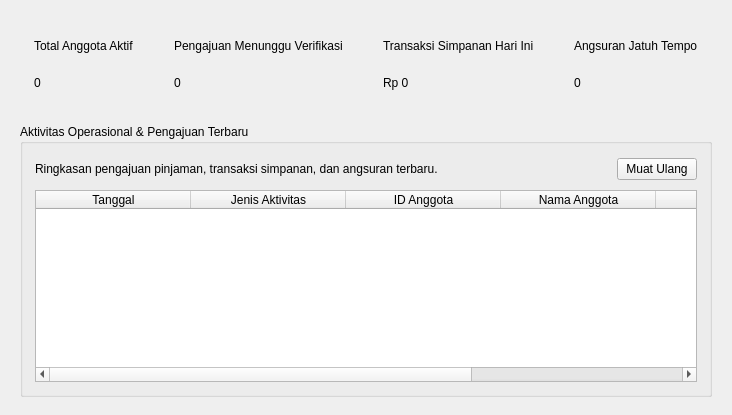
        <widget class="QWidget" name="pageDashboard">
         <layout class="QVBoxLayout" name="layoutDashboard">
          <property name="spacing">
           <number>14</number>
          </property>
          <property name="leftMargin">
           <number>20</number>
          </property>
          <property name="topMargin">
           <number>18</number>
          </property>
          <property name="rightMargin">
           <number>20</number>
          </property>
          <property name="bottomMargin">
           <number>18</number>
          </property>
          <item>
           <layout class="QHBoxLayout" name="layoutStatCards">
            <property name="spacing">
             <number>12</number>
            </property>
            <item>
             <widget class="QFrame" name="frameCardAnggota">
              <property name="minimumSize">
               <size>
                <width>0</width>
                <height>92</height>
               </size>
              </property>
              <property name="statCard" stdset="0">
               <bool>true</bool>
              </property>
              <layout class="QVBoxLayout" name="layoutCardAnggota">
               <property name="leftMargin">
                <number>14</number>
               </property>
               <property name="topMargin">
                <number>12</number>
               </property>
               <property name="rightMargin">
                <number>14</number>
               </property>
               <property name="bottomMargin">
                <number>12</number>
               </property>
               <item>
                <widget class="QLabel" name="lblTitleAnggota">
                 <property name="text">
                  <string>Total Anggota Aktif</string>
                 </property>
                 <property name="statTitle" stdset="0">
                  <bool>true</bool>
                 </property>
                </widget>
               </item>
               <item>
                <widget class="QLabel" name="lblTotalAnggota">
                 <property name="text">
                  <string>0</string>
                 </property>
                 <property name="statValue" stdset="0">
                  <bool>true</bool>
                 </property>
                </widget>
               </item>
              </layout>
             </widget>
            </item>
            <item>
             <widget class="QFrame" name="frameCardPengajuan">
              <property name="minimumSize">
               <size>
                <width>0</width>
                <height>92</height>
               </size>
              </property>
              <property name="statCard" stdset="0">
               <bool>true</bool>
              </property>
              <layout class="QVBoxLayout" name="layoutCardPengajuan">
               <property name="leftMargin">
                <number>14</number>
               </property>
               <property name="topMargin">
                <number>12</number>
               </property>
               <property name="rightMargin">
                <number>14</number>
               </property>
               <property name="bottomMargin">
                <number>12</number>
               </property>
               <item>
                <widget class="QLabel" name="lblTitlePengajuan">
                 <property name="text">
                  <string>Pengajuan Menunggu Verifikasi</string>
                 </property>
                 <property name="statTitle" stdset="0">
                  <bool>true</bool>
                 </property>
                </widget>
               </item>
               <item>
                <widget class="QLabel" name="lblPengajuanPending">
                 <property name="text">
                  <string>0</string>
                 </property>
                 <property name="statValue" stdset="0">
                  <bool>true</bool>
                 </property>
                </widget>
               </item>
              </layout>
             </widget>
            </item>
            <item>
             <widget class="QFrame" name="frameCardSimpananHariIni">
              <property name="minimumSize">
               <size>
                <width>0</width>
                <height>92</height>
               </size>
              </property>
              <property name="statCard" stdset="0">
               <bool>true</bool>
              </property>
              <layout class="QVBoxLayout" name="layoutCardSimpananHariIni">
               <property name="leftMargin">
                <number>14</number>
               </property>
               <property name="topMargin">
                <number>12</number>
               </property>
               <property name="rightMargin">
                <number>14</number>
               </property>
               <property name="bottomMargin">
                <number>12</number>
               </property>
               <item>
                <widget class="QLabel" name="lblTitleSimpananHariIni">
                 <property name="text">
                  <string>Transaksi Simpanan Hari Ini</string>
                 </property>
                 <property name="statTitle" stdset="0">
                  <bool>true</bool>
                 </property>
                </widget>
               </item>
               <item>
                <widget class="QLabel" name="lblSimpananHariIni">
                 <property name="text">
                  <string>Rp 0</string>
                 </property>
                 <property name="statValue" stdset="0">
                  <bool>true</bool>
                 </property>
                </widget>
               </item>
              </layout>
             </widget>
            </item>
            <item>
             <widget class="QFrame" name="frameCardJatuhTempo">
              <property name="minimumSize">
               <size>
                <width>0</width>
                <height>92</height>
               </size>
              </property>
              <property name="statCard" stdset="0">
               <bool>true</bool>
              </property>
              <layout class="QVBoxLayout" name="layoutCardJatuhTempo">
               <property name="leftMargin">
                <number>14</number>
               </property>
               <property name="topMargin">
                <number>12</number>
               </property>
               <property name="rightMargin">
                <number>14</number>
               </property>
               <property name="bottomMargin">
                <number>12</number>
               </property>
               <item>
                <widget class="QLabel" name="lblTitleJatuhTempo">
                 <property name="text">
                  <string>Angsuran Jatuh Tempo</string>
                 </property>
                 <property name="statTitle" stdset="0">
                  <bool>true</bool>
                 </property>
                </widget>
               </item>
               <item>
                <widget class="QLabel" name="lblAngsuranJatuhTempo">
                 <property name="text">
                  <string>0</string>
                 </property>
                 <property name="statValue" stdset="0">
                  <bool>true</bool>
                 </property>
                </widget>
               </item>
              </layout>
             </widget>
            </item>
           </layout>
          </item>
          <item>
           <widget class="QGroupBox" name="grpDashboardRingkasan">
            <property name="title">
             <string>Aktivitas Operasional &amp;&amp; Pengajuan Terbaru</string>
            </property>
            <layout class="QVBoxLayout" name="layoutDashboardTable">
             <property name="spacing">
              <number>10</number>
             </property>
             <property name="leftMargin">
              <number>12</number>
             </property>
             <property name="topMargin">
              <number>14</number>
             </property>
             <property name="rightMargin">
              <number>12</number>
             </property>
             <property name="bottomMargin">
              <number>12</number>
             </property>
             <item>
              <layout class="QHBoxLayout" name="layoutDashboardFilter">
               <item>
                <widget class="QLabel" name="lblDashInfo">
                 <property name="text">
                  <string>Ringkasan pengajuan pinjaman, transaksi simpanan, dan angsuran terbaru.</string>
                 </property>
                </widget>
               </item>
               <item>
                <spacer name="spacerDashFilter">
                 <property name="orientation">
                  <enum>Qt::Horizontal</enum>
                 </property>
                 <property name="sizeHint" stdset="0">
                  <size>
                   <width>40</width>
                   <height>20</height>
                  </size>
                 </property>
                </spacer>
               </item>
               <item>
                <widget class="QPushButton" name="btnRefreshDashboard">
                 <property name="text">
                  <string>Muat Ulang</string>
                 </property>
                 <property name="btnType" stdset="0">
                  <string>neutral</string>
                 </property>
                </widget>
               </item>
              </layout>
             </item>
             <item>
              <widget class="QTableWidget" name="tblDashboardPetugas">
               <property name="editTriggers">
                <set>QAbstractItemView::NoEditTriggers</set>
               </property>
               <property name="alternatingRowColors">
                <bool>true</bool>
               </property>
               <property name="selectionMode">
                <enum>QAbstractItemView::SingleSelection</enum>
               </property>
               <property name="selectionBehavior">
                <enum>QAbstractItemView::SelectRows</enum>
               </property>
               <attribute name="horizontalHeaderDefaultSectionSize">
                <number>155</number>
               </attribute>
               <attribute name="horizontalHeaderStretchLastSection">
                <bool>true</bool>
               </attribute>
               <column>
                <property name="text">
                 <string>Tanggal</string>
                </property>
               </column>
               <column>
                <property name="text">
                 <string>Jenis Aktivitas</string>
                </property>
               </column>
               <column>
                <property name="text">
                 <string>ID Anggota</string>
                </property>
               </column>
               <column>
                <property name="text">
                 <string>Nama Anggota</string>
                </property>
               </column>
               <column>
                <property name="text">
                 <string>Nominal</string>
                </property>
               </column>
               <column>
                <property name="text">
                 <string>Status</string>
                </property>
               </column>
              </widget>
             </item>
            </layout>
           </widget>
          </item>
         </layout>
        </widget>
